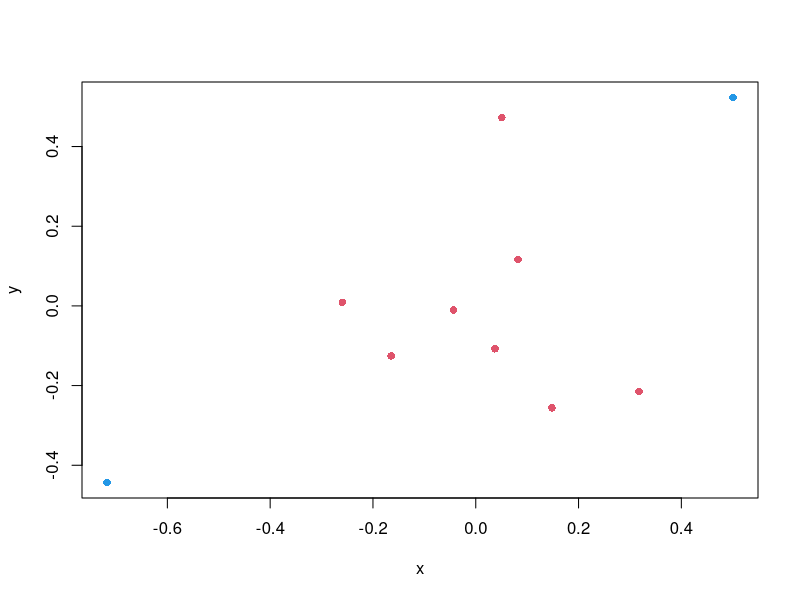

Recreate this plot in R.
## ---- chunk 1
# 適当なデータ
a <- c(5, 5, 6, 7, 9)

# 一般的な分散の計算
mean((a - mean(a))^2)
# 二乗の平均から平均の二乗を引いてみる
mean(a^2) - mean(a)^2
# R の var を使う
var(a) * 4 / 5
## ---- chunk 2
set.seed(123)
n <- 10
y0 <- rnorm(n)
w0 <- rep(1, n)

w <- w0/sum(w0)
v <- sqrt(w)

y <- v*y0
ys <- sqrt(y %*% y - (v %*% y)^2)
y_new <- y/ys[1]

mean((y0 - mean(y0))^2)
mean(y0^2) - mean(y0)^2
var(y0) * (n-1) / n
(ys^2)[1]
## ---- chunk 3
set.seed(123)
n <- 10
y0 <- rnorm(n)
x0 <- rnorm(n)
w0 <- rep(1, n)

w <- w0/sum(w0)
v <- sqrt(w)

# y <- v*y0
# ys <- sqrt(y %*% y - (v %*% y)^2)
y <- v*(y0 - (w %*% y0)[1])
ys <- sqrt(y %*% y)
y_new <- y/ys[1]

# x <- v*x0
# xs <- sqrt(x %*% x - (v %*% x)^2)
x <- v*(x0 - (w %*% x0)[1])
xs <- sqrt(x %*% x)
x_new <- x/xs[1]

(y_new %*% x_new)[1] # 内積
cor(y_new, x_new) # 更新後の y と ｘの相関係数
cor(y0, x0) # 元の値の相関係数
## ---- chunk 4
set.seed(123)
n <- 10
y0 <- rnorm(n)
x0 <- rnorm(n)
w0 <- rep(1, n) - 0.5 * ifelse(runif(n) > 0.8, 1, 0) # 一部のデータに対して重みを小さくしている

w <- w0/sum(w0)
v <- sqrt(w)

# y <- v*y0
# ys <- sqrt(y %*% y - (v %*% y)^2)
y <- v*(y0 - (w %*% y0)[1])
ys <- sqrt(y %*% y)
y_new <- y/ys[1]

# x <- v*x0
# xs <- sqrt(x %*% x - (v %*% x)^2)
x <- v*(x0 - (w %*% x0)[1])
xs <- sqrt(x %*% x)
x_new <- x/xs[1]

(y_new %*% x_new)[1]
cor(y_new, x_new)
cor(y0, x0)
## ---- chunk 5
cbind(1:n, y_new * x_new)
## ---- chunk 6
cbind(y_new, x_new)
## ---- chunk 7
cols <- c(1, 1, 1, 1, 1, 3, 1, 3, 1, 1) + 1
plot(y ~ x, col = cols, pch = 16)
